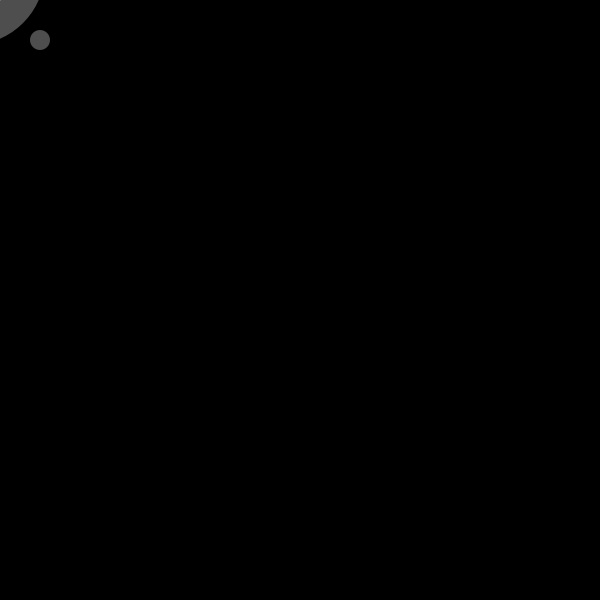
Frame 1 (no input)
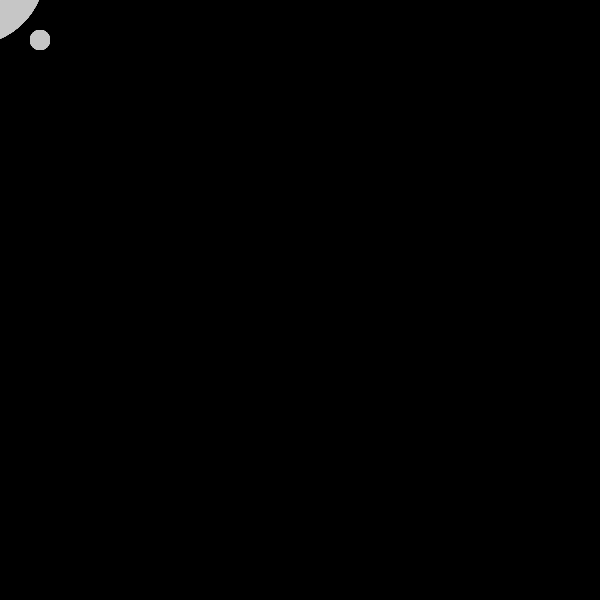
Frame 60 (the mouse pressed at the canvas centre just before this capture)
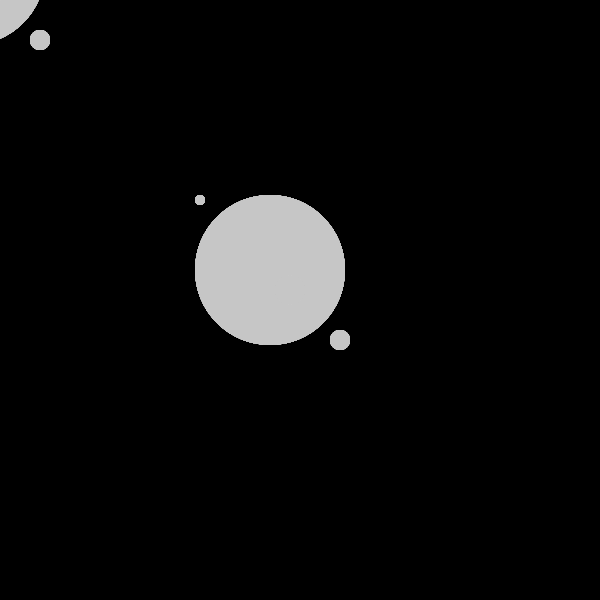
Frame 120 (the mouse held since frame 60 and released just before this capture)

The Processing sketch that drew these frames (run headless with seeded random() and noise(); from frame 60 on, the mouse is pressed at the canvas centre):

// Processing sketch: processing_148871
// ── processing_148871.pde

float xLast;
float yLast;
boolean switchStroke = true;
boolean switchRotation = true;
boolean onOff = true;
boolean backGround = true;
  
  
void setup() {
  size(600, 600);
  smooth();
  background(0);
  frameRate(15);
}

void draw()  {
   ellipseMode(CENTER);
   noStroke();
   fill(200, 100);
  ellipse(mouseX-30, mouseY-30, 150, 150);
  ellipse(mouseX-10, mouseY-10, 30, 30);
  ellipse(mouseX+40, mouseY+40, 20, 20);
  ellipse(mouseX-100, mouseY-100, 10, 10);


}
